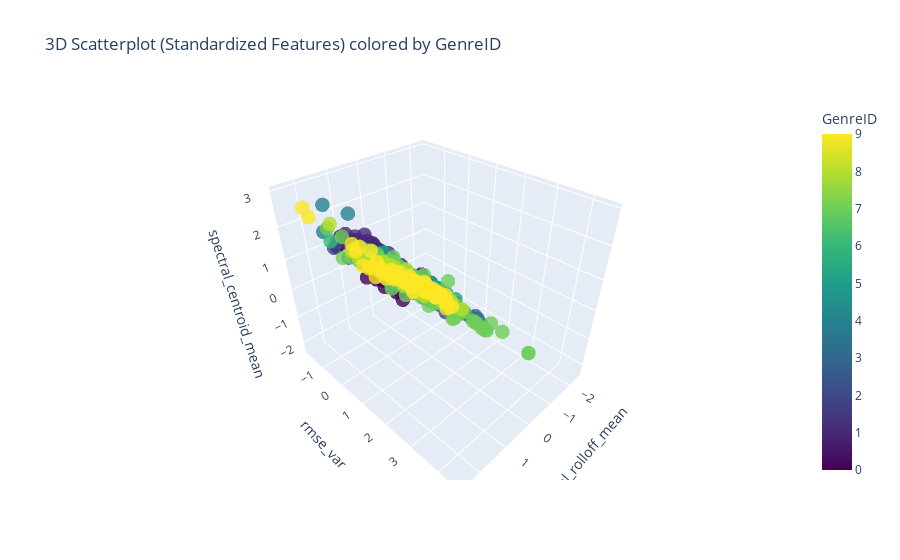

Here is the notebook cell this chart was saved with:
### Markdown cell above
***Statistical functions, heatmap and scatterplot***

Functions for creating a correlation matrix and plotting of heat-map and scatterplot of features.

### Code cell
def sample_mean(data):
    my = 0
    for i in range(len(data)):
        my += data[i]
    return my/len(data)

def cov(x_data, y_data):
    cov = 0
    x_mean = sample_mean(x_data)
    y_mean = sample_mean(y_data)
    for i in range(len(x_data)):
        cov += (x_data[i]-x_mean)*(y_data[i]-y_mean)
    return cov



def pearson_correlation(x_data, y_data):
    sigX = 0
    sigY = 0
    x_data_mean = sample_mean(x_data)
    y_data_mean = sample_mean(y_data)
    
    for i in range(len(x_data)):
        sigX += (x_data[i] - x_data_mean)**2
        sigY += (y_data[i] - y_data_mean)**2

    return cov(x_data, y_data)/math.sqrt(sigX*sigY)


def get_feature_correlation_matrix(features, train_data):
    corr_matrix = []
    for i in range(len(features)):
        row = []
        f_i = train_data[features[i]]
        for j in range(len(features)):
            f_j = train_data[features[j]]
            row.append(pearson_correlation(f_i,f_j))
        corr_matrix.append(row)
    return corr_matrix


genre_id = train["GenreID"]
corr_matrix = get_feature_correlation_matrix(features, train)


plt.figure(figsize=(12, 8))  # Adjust the size of the plot for better readability
sns.heatmap(corr_matrix, annot=True, cmap='coolwarm', vmin=-1, vmax=1, linewidths=0.5)

plt.title('Feature Correlation Heatmap')
plt.tight_layout() 
plt.show()

fig = plt.figure(figsize=(10,8))
ax = fig.add_subplot(111, projection='3d')

scatter = ax.scatter(X_train_scaled[:,0], X_train_scaled[:,1], X_train_scaled[:,2], c=train['GenreID'], cmap='tab10', s=40)

ax.set_xlabel(features[0])
ax.set_ylabel(features[1])
ax.set_zlabel(features[2])
ax.set_title('3D scatterplot of features colored by GenreID')

fig.colorbar(scatter, ax=ax, label='GenreID')

plt.show()



fig = go.Figure(data=[go.Scatter3d(
    x=X_train_scaled[:, 0],
    y=X_train_scaled[:, 1],
    z=X_train_scaled[:, 2],
    mode='markers',
    marker=dict(
        size=5,
        color=train['GenreID'], 
        colorscale='Viridis',  
        opacity=0.8,
        colorbar=dict(title = 'GenreID')  
    )
)])

fig.update_layout(
    scene=dict(
        xaxis_title=features[0],
        yaxis_title=features[1],
        zaxis_title=features[2]
    ),
    title='3D Scatterplot (Standardized Features) colored by GenreID'
)
fig.show()

### Figure 1 — Plotly figure (JSON) as saved in the notebook; plotly's stock layout.template omitted (floating-point values rounded to 4 significant figures; data arrays with more than 128 entries replaced by an {"elided": "..."} marker saying what was removed)
{"data": [{"marker": {"color": {"elided": "792 int values"}, "colorbar": {"title": {"text": "GenreID"}}, "colorscale": [[0, "#440154"], [0.1111, "#482878"], [0.2222, "#3e4989"], [0.3333, "#31688e"], [0.4444, "#26828e"], [0.5556, "#1f9e89"], [0.6667, "#35b779"], [0.7778, "#6ece58"], [0.8889, "#b5de2b"], [1, "#fde725"]], "opacity": 0.8, "size": 5}, "mode": "markers", "type": "scatter3d", "x": {"elided": "792 float values"}, "y": {"elided": "792 float values"}, "z": {"elided": "792 float values"}}], "layout": {"scene": {"xaxis": {"title": {"text": "spectral_rolloff_mean"}}, "yaxis": {"title": {"text": "rmse_var"}}, "zaxis": {"title": {"text": "spectral_centroid_mean"}}}, "title": {"text": "3D Scatterplot (Standardized Features) colored by GenreID"}}}
